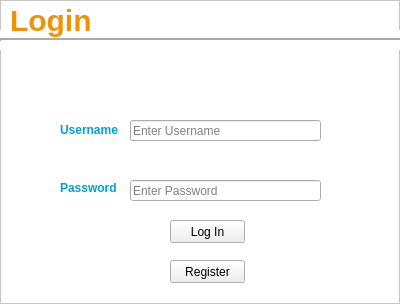
<?xml version="1.0" encoding="UTF-8"?>
<ui version="4.0">
 <class>loginFrame</class>
 <widget class="QFrame" name="loginFrame">
  <property name="geometry">
   <rect>
    <x>0</x>
    <y>0</y>
    <width>400</width>
    <height>304</height>
   </rect>
  </property>
  <property name="focusPolicy">
   <enum>Qt::ClickFocus</enum>
  </property>
  <property name="windowTitle">
   <string>Login</string>
  </property>
  <property name="windowIcon">
   <iconset resource="../qtResources.qrc">
    <normaloff>:/newPrefix/ui/marta-logo.png</normaloff>:/newPrefix/ui/marta-logo.png</iconset>
  </property>
  <property name="styleSheet">
   <string notr="true">QFrame {background-color: #ffffff} QLabel {color: #009fd7; font-weight: bold;}
#frameLabelTop {background-color: transparent; color: #ee9306; font-size: 30px;}</string>
  </property>
  <property name="frameShape">
   <enum>QFrame::StyledPanel</enum>
  </property>
  <property name="frameShadow">
   <enum>QFrame::Raised</enum>
  </property>
  <widget class="QLabel" name="passwordLabel">
   <property name="geometry">
    <rect>
     <x>60</x>
     <y>180</y>
     <width>61</width>
     <height>16</height>
    </rect>
   </property>
   <property name="text">
    <string>Password</string>
   </property>
  </widget>
  <widget class="Line" name="line">
   <property name="geometry">
    <rect>
     <x>0</x>
     <y>30</y>
     <width>401</width>
     <height>20</height>
    </rect>
   </property>
   <property name="maximumSize">
    <size>
     <width>16777215</width>
     <height>16777215</height>
    </size>
   </property>
   <property name="font">
    <font>
     <pointsize>8</pointsize>
    </font>
   </property>
   <property name="focusPolicy">
    <enum>Qt::StrongFocus</enum>
   </property>
   <property name="lineWidth">
    <number>2</number>
   </property>
   <property name="orientation">
    <enum>Qt::Horizontal</enum>
   </property>
  </widget>
  <widget class="QLabel" name="usernameLabel">
   <property name="geometry">
    <rect>
     <x>60</x>
     <y>120</y>
     <width>61</width>
     <height>20</height>
    </rect>
   </property>
   <property name="text">
    <string>Username</string>
   </property>
  </widget>
  <widget class="QPushButton" name="loginButton">
   <property name="geometry">
    <rect>
     <x>170</x>
     <y>220</y>
     <width>75</width>
     <height>23</height>
    </rect>
   </property>
   <property name="styleSheet">
    <string notr="true"/>
   </property>
   <property name="text">
    <string>Log In</string>
   </property>
  </widget>
  <widget class="QLabel" name="frameLabelTop">
   <property name="geometry">
    <rect>
     <x>10</x>
     <y>0</y>
     <width>91</width>
     <height>41</height>
    </rect>
   </property>
   <property name="font">
    <font>
     <pointsize>-1</pointsize>
     <weight>75</weight>
     <bold>true</bold>
    </font>
   </property>
   <property name="styleSheet">
    <string notr="true"/>
   </property>
   <property name="text">
    <string>Login</string>
   </property>
  </widget>
  <widget class="QPushButton" name="registerButton">
   <property name="geometry">
    <rect>
     <x>170</x>
     <y>260</y>
     <width>75</width>
     <height>23</height>
    </rect>
   </property>
   <property name="text">
    <string>Register</string>
   </property>
  </widget>
  <widget class="QLabel" name="label">
   <property name="geometry">
    <rect>
     <x>90</x>
     <y>50</y>
     <width>231</width>
     <height>61</height>
    </rect>
   </property>
   <property name="text">
    <string>&lt;html&gt;&lt;head/&gt;&lt;body&gt;&lt;p&gt;&lt;img src=&quot;:/newPrefix/ui/marta-logo-dark.gif&quot;/&gt;&lt;/p&gt;&lt;/body&gt;&lt;/html&gt;</string>
   </property>
  </widget>
  <widget class="QLineEdit" name="usernameTextEdit">
   <property name="geometry">
    <rect>
     <x>130</x>
     <y>120</y>
     <width>191</width>
     <height>21</height>
    </rect>
   </property>
   <property name="text">
    <string/>
   </property>
   <property name="echoMode">
    <enum>QLineEdit::Normal</enum>
   </property>
   <property name="placeholderText">
    <string>Enter Username</string>
   </property>
  </widget>
  <widget class="QLineEdit" name="passwordTextEdit">
   <property name="geometry">
    <rect>
     <x>130</x>
     <y>180</y>
     <width>191</width>
     <height>21</height>
    </rect>
   </property>
   <property name="text">
    <string/>
   </property>
   <property name="echoMode">
    <enum>QLineEdit::Password</enum>
   </property>
   <property name="placeholderText">
    <string>Enter Password</string>
   </property>
   <property name="clearButtonEnabled">
    <bool>true</bool>
   </property>
  </widget>
 </widget>
 <resources>
  <include location="../qtResources.qrc"/>
 </resources>
 <connections/>
</ui>
